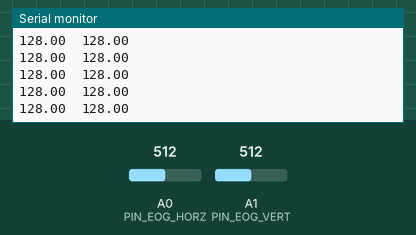
This sketch was run on a simulated Arduino Uno, built with avr-gcc and run on an emulated ATmega328P. On the bench: the last lines printed to the serial monitor. The inputs (shaded band) are chosen by the test bench; at power-on: A0 (PIN_EOG_HORZ) = 512, A1 (PIN_EOG_VERT) = 512.

Above: at 1.2 s.
1.3 s: A0 (PIN_EOG_HORZ) set to 716
At 2.1 s:
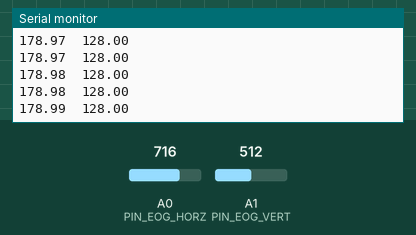
2.8 s: A1 (PIN_EOG_VERT) set to 716
At 3.9 s:
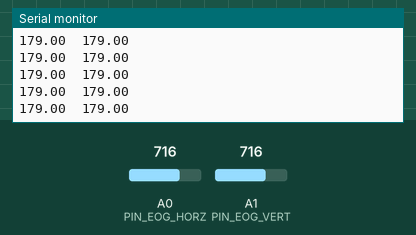
5.8 s: A0 (PIN_EOG_HORZ) set to 900
At 6.8 s:
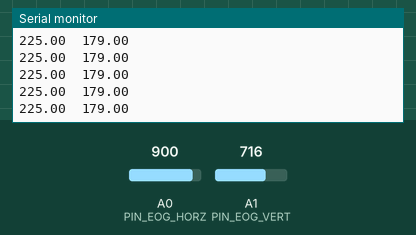
7.3 s: A1 (PIN_EOG_VERT) set to 900
At 7.9 s:
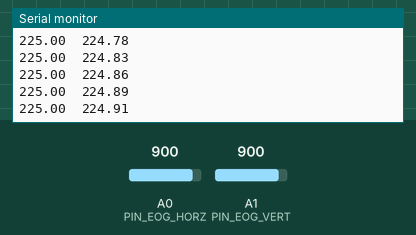
Timing chart, 0 to 9.8 s (numbered marks = the images above; inputs shaded):
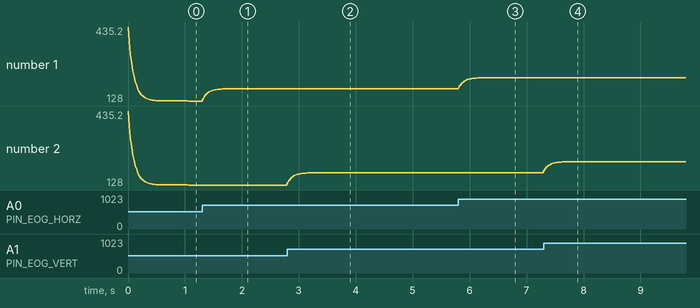

Measured:
- after the input at 1.3 s, the serial monitor: prints a new line at once (image 1)
- after the input at 5.8 s, the serial monitor: prints a new line at once (image 3)
- after the input at 7.3 s, the serial monitor: prints a new line at once (image 4)
- plotted number 1: 128 → 179 after the input at 1.3 s, 179 → 225 after the input at 5.8 s

The sketch:

EOG_data_collection_only_esp32.ino
```cpp
/*
 * [Phase 1 - ESP32 升级版] EOG Data Collection Code
 * 硬件主控: Arduino Nano ESP32
 * 传感器: BioAmp EXG Pill x 2
 */

// ---- 1. 引脚定义 ----
const int PIN_EOG_HORZ = A0; // 水平眼电
const int PIN_EOG_VERT = A1; // 垂直眼电

// ---- 2. 滤波参数 (Filter Settings) ----
const float ALPHA = 0.2;

// 变量存储 (基线设为 512)
float filteredHorz = 512.0;
float filteredVert = 512.0;

void setup() {
  Serial.begin(115200);

  // 删除了报错的 analogReadResolution(10);
  // 我们在 loop 里面用除法来完美替代它！

  Serial.println("System Ready: ESP32 starting in software-scaled 10-bit mode.");
}

void loop() {
  // ---- 第一步: 读取并强制降维 (神级替换) ----
  // ESP32 默认读出来是 0-4095。
  // 我们直接除以 4 (或者右移2位 >> 2)，它就完美变成了 0-1023！
  // 加上分压电路，2.5V 读出来就是 2048 / 4 = 512。和 Uno 一模一样！

  int rawHorz = analogRead(PIN_EOG_HORZ) / 4;
  int rawVert = analogRead(PIN_EOG_VERT) / 4;

  // ---- 第二步: 信号平滑处理 (EMA滤波) ----
  filteredHorz = (ALPHA * rawHorz) + ((1.0 - ALPHA) * filteredHorz);
  filteredVert = (ALPHA * rawVert) + ((1.0 - ALPHA) * filteredVert);

  // ---- 第三步: 输出格式化数据 ----
  // 1. 输出水平信号
  //Serial.print("H:");
  Serial.print(filteredHorz);
  Serial.print("\t");

  // 2. 输出垂直信号
  //Serial.print("V:");
  Serial.println(filteredVert);

  // ---- 第四步: 采样率控制 ----
  delay(20);
}
```
